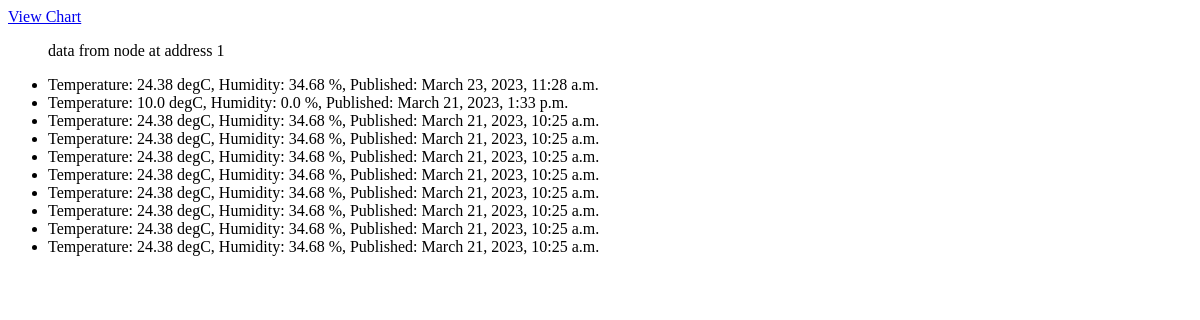
The app's page /polls/hubs/1/nodes/3/, older data.
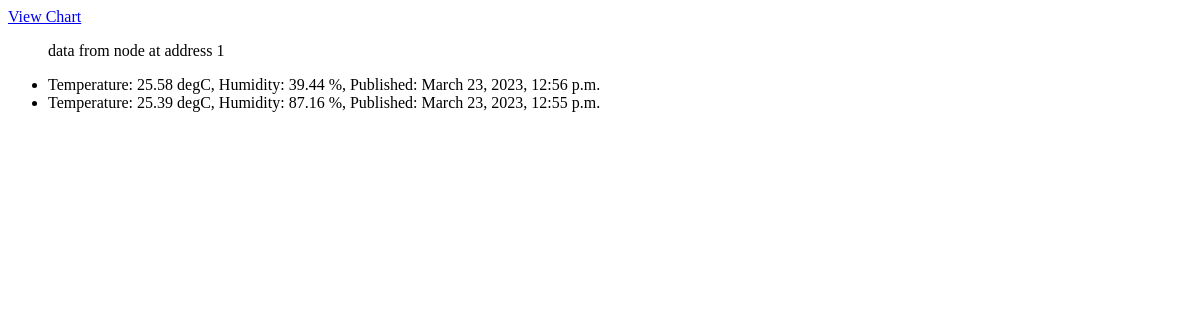
The same page, newer data.
### polls/models.py (models this page shows, shortened)
class Node(models.Model):
    hub = models.ForeignKey(Hub, on_delete=models.CASCADE)
    address = models.IntegerField(default=8)
    location = models.CharField(max_length=200)
    name = models.CharField(max_length=200, default='')

class Data(models.Model):
    node = models.ForeignKey(Node, on_delete=models.CASCADE)
    temperature = models.FloatField(default=0.00)
    humidity = models.FloatField(default=0.00)
    pub_date = models.DateTimeField(auto_now_add=False, unique=True)

### polls/views.py (the view)
# urls.py: path('hubs/<int:hub_id>/nodes/<int:node_id>/', views.data, name='data'),
def data(request, hub_id, node_id):
    latest_data_list = Data.objects.filter(node=node_id).order_by('-pub_date')[:10]
    which_node = Node.objects.filter(id=node_id)
    which_hub = Node.objects.filter(id=hub_id)
    template = loader.get_template('polls/data.html')
    context = { 'mymembers' : latest_data_list,
                'node' : which_node,
                'hub' : which_hub,
                }
    return HttpResponse(template.render(context, request))

### polls/templates/polls/data.html
<p><a href="chart">View Chart</a></p>
{% if node %}
    <ul>
    {% for x in node %}
        <p>data from node at address {{ x.address }}</p>
    {% endfor %}
    </ul>
{% endif %}
{% if mymembers %}
    <ul>
    {% for x in mymembers %}
        <li>Temperature: {{ x.temperature }} degC, Humidity: {{ x.humidity }} %, Published: {{ x.pub_date }}</li>
    {% endfor %}
    </ul>
{% else %}
    <p>No data from this node yet.</p>
{% endif %}

Row changes from the older to the newer data that the page shows:
removed Data: temperature "24.38", humidity "34.68", pub_date "March 23, 2023, 11:28 a.m."
no longer on this page (row edited): Data: temperature "10.0", humidity "0.0", pub_date "March 21, 2023, 1:33 p.m."
removed Data: temperature "24.38", humidity "34.68", pub_date "March 21, 2023, 10:25 a.m."
removed Data: temperature "24.38", humidity "34.68", pub_date "March 21, 2023, 10:25 a.m."
removed Data: temperature "24.38", humidity "34.68", pub_date "March 21, 2023, 10:25 a.m."
removed Data: temperature "24.38", humidity "34.68", pub_date "March 21, 2023, 10:25 a.m."
removed Data: temperature "24.38", humidity "34.68", pub_date "March 21, 2023, 10:25 a.m."
removed Data: temperature "24.38", humidity "34.68", pub_date "March 21, 2023, 10:25 a.m."
removed Data: temperature "24.38", humidity "34.68", pub_date "March 21, 2023, 10:25 a.m."
removed Data: temperature "24.38", humidity "34.68", pub_date "March 21, 2023, 10:25 a.m."
now on this page (row edited): Data: temperature "25.58", humidity "39.44", pub_date "March 23, 2023, 12:56 p.m."
added Data: temperature "25.39", humidity "87.16", pub_date "March 23, 2023, 12:55 p.m."
